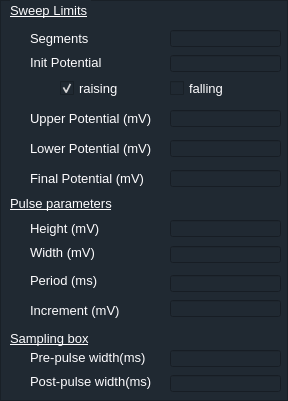
   <widget class="QFrame" name="Differential_Pulse">
    <property name="enabled">
     <bool>true</bool>
    </property>
    <property name="geometry">
     <rect>
      <x>5</x>
      <y>40</y>
      <width>288</width>
      <height>401</height>
     </rect>
    </property>
    <property name="styleSheet">
     <string notr="true">background-color: #202932;</string>
    </property>
    <property name="frameShape">
     <enum>QFrame::StyledPanel</enum>
    </property>
    <property name="frameShadow">
     <enum>QFrame::Raised</enum>
    </property>
    <widget class="QLabel" name="label_38">
     <property name="geometry">
      <rect>
       <x>30</x>
       <y>30</y>
       <width>81</width>
       <height>16</height>
      </rect>
     </property>
     <property name="font">
      <font>
       <pointsize>10</pointsize>
       <weight>50</weight>
       <italic>false</italic>
       <bold>false</bold>
      </font>
     </property>
     <property name="styleSheet">
      <string notr="true">color: rgb(254, 253, 255);
font: 10pt;</string>
     </property>
     <property name="text">
      <string>Segments</string>
     </property>
     <property name="textFormat">
      <enum>Qt::PlainText</enum>
     </property>
    </widget>
    <widget class="QLabel" name="label_39">
     <property name="geometry">
      <rect>
       <x>30</x>
       <y>52</y>
       <width>81</width>
       <height>21</height>
      </rect>
     </property>
     <property name="font">
      <font>
       <pointsize>10</pointsize>
       <weight>50</weight>
       <italic>false</italic>
       <bold>false</bold>
      </font>
     </property>
     <property name="styleSheet">
      <string notr="true">color: rgb(254, 253, 255);
font: 10pt;</string>
     </property>
     <property name="text">
      <string>Init Potential</string>
     </property>
     <property name="textFormat">
      <enum>Qt::PlainText</enum>
     </property>
    </widget>
    <widget class="QLabel" name="label_41">
     <property name="geometry">
      <rect>
       <x>30</x>
       <y>110</y>
       <width>121</width>
       <height>16</height>
      </rect>
     </property>
     <property name="font">
      <font>
       <pointsize>10</pointsize>
       <weight>50</weight>
       <italic>false</italic>
       <bold>false</bold>
      </font>
     </property>
     <property name="styleSheet">
      <string notr="true">color: rgb(254, 253, 255);
font: 10pt;</string>
     </property>
     <property name="text">
      <string>Upper Potential (mV)</string>
     </property>
     <property name="textFormat">
      <enum>Qt::PlainText</enum>
     </property>
    </widget>
    <widget class="QLabel" name="label_42">
     <property name="geometry">
      <rect>
       <x>30</x>
       <y>140</y>
       <width>131</width>
       <height>16</height>
      </rect>
     </property>
     <property name="font">
      <font>
       <pointsize>10</pointsize>
       <weight>50</weight>
       <italic>false</italic>
       <bold>false</bold>
      </font>
     </property>
     <property name="styleSheet">
      <string notr="true">color: rgb(254, 253, 255);
font: 10pt;</string>
     </property>
     <property name="text">
      <string>Lower Potential (mV)</string>
     </property>
     <property name="textFormat">
      <enum>Qt::PlainText</enum>
     </property>
    </widget>
    <widget class="QLabel" name="label_43">
     <property name="geometry">
      <rect>
       <x>30</x>
       <y>170</y>
       <width>121</width>
       <height>16</height>
      </rect>
     </property>
     <property name="font">
      <font>
       <pointsize>10</pointsize>
       <weight>50</weight>
       <italic>false</italic>
       <bold>false</bold>
      </font>
     </property>
     <property name="styleSheet">
      <string notr="true">color: rgb(254, 253, 255);
font: 10pt;</string>
     </property>
     <property name="text">
      <string>Final Potential (mV)</string>
     </property>
     <property name="textFormat">
      <enum>Qt::PlainText</enum>
     </property>
    </widget>
    <widget class="QLabel" name="label_44">
     <property name="geometry">
      <rect>
       <x>30</x>
       <y>220</y>
       <width>134</width>
       <height>16</height>
      </rect>
     </property>
     <property name="font">
      <font>
       <pointsize>10</pointsize>
       <weight>50</weight>
       <italic>false</italic>
       <bold>false</bold>
      </font>
     </property>
     <property name="styleSheet">
      <string notr="true">color: rgb(254, 253, 255);
font: 10pt;</string>
     </property>
     <property name="text">
      <string>Height (mV)</string>
     </property>
     <property name="textFormat">
      <enum>Qt::PlainText</enum>
     </property>
    </widget>
    <widget class="QCheckBox" name="raising_cb">
     <property name="geometry">
      <rect>
       <x>60</x>
       <y>80</y>
       <width>70</width>
       <height>17</height>
      </rect>
     </property>
     <property name="styleSheet">
      <string notr="true">color: rgb(254, 253, 255);
font: 10pt;</string>
     </property>
     <property name="text">
      <string>raising</string>
     </property>
     <property name="checked">
      <bool>true</bool>
     </property>
    </widget>
    <widget class="QCheckBox" name="falling_cb">
     <property name="geometry">
      <rect>
       <x>170</x>
       <y>80</y>
       <width>70</width>
       <height>17</height>
      </rect>
     </property>
     <property name="styleSheet">
      <string notr="true">color: rgb(254, 253, 255);
font: 10pt;</string>
     </property>
     <property name="text">
      <string>falling</string>
     </property>
     <property name="checked">
      <bool>false</bool>
     </property>
    </widget>
    <widget class="QLineEdit" name="segments">
     <property name="geometry">
      <rect>
       <x>170</x>
       <y>30</y>
       <width>111</width>
       <height>17</height>
      </rect>
     </property>
     <property name="styleSheet">
      <string notr="true">color: rgb(255, 255, 255);</string>
     </property>
    </widget>
    <widget class="QLabel" name="label_48">
     <property name="geometry">
      <rect>
       <x>10</x>
       <y>0</y>
       <width>81</width>
       <height>21</height>
      </rect>
     </property>
     <property name="font">
      <font>
       <pointsize>10</pointsize>
       <weight>50</weight>
       <italic>false</italic>
       <bold>false</bold>
       <underline>true</underline>
      </font>
     </property>
     <property name="styleSheet">
      <string notr="true">color: rgb(254, 253, 255);
font: 10pt;</string>
     </property>
     <property name="text">
      <string>Sweep Limits</string>
     </property>
     <property name="textFormat">
      <enum>Qt::PlainText</enum>
     </property>
    </widget>
    <widget class="QLineEdit" name="init_potential">
     <property name="geometry">
      <rect>
       <x>170</x>
       <y>55</y>
       <width>111</width>
       <height>17</height>
      </rect>
     </property>
     <property name="styleSheet">
      <string notr="true">color: rgb(255, 255, 255);</string>
     </property>
    </widget>
    <widget class="QLineEdit" name="upper_potential">
     <property name="geometry">
      <rect>
       <x>170</x>
       <y>110</y>
       <width>111</width>
       <height>17</height>
      </rect>
     </property>
     <property name="styleSheet">
      <string notr="true">color: rgb(255, 255, 255);</string>
     </property>
    </widget>
    <widget class="QLineEdit" name="final_potential">
     <property name="geometry">
      <rect>
       <x>170</x>
       <y>170</y>
       <width>111</width>
       <height>17</height>
      </rect>
     </property>
     <property name="styleSheet">
      <string notr="true">color: rgb(255, 255, 255);</string>
     </property>
    </widget>
    <widget class="QLabel" name="label_49">
     <property name="geometry">
      <rect>
       <x>10</x>
       <y>195</y>
       <width>111</width>
       <height>16</height>
      </rect>
     </property>
     <property name="font">
      <font>
       <pointsize>10</pointsize>
       <weight>50</weight>
       <italic>false</italic>
       <bold>false</bold>
       <underline>true</underline>
      </font>
     </property>
     <property name="styleSheet">
      <string notr="true">color: rgb(254, 253, 255);
font: 10pt;</string>
     </property>
     <property name="text">
      <string>Pulse parameters</string>
     </property>
     <property name="textFormat">
      <enum>Qt::PlainText</enum>
     </property>
    </widget>
    <widget class="QLineEdit" name="height_dpv">
     <property name="geometry">
      <rect>
       <x>170</x>
       <y>220</y>
       <width>111</width>
       <height>17</height>
      </rect>
     </property>
     <property name="styleSheet">
      <string notr="true">color: rgb(255, 255, 255);</string>
     </property>
    </widget>
    <widget class="QLabel" name="label_47">
     <property name="geometry">
      <rect>
       <x>30</x>
       <y>242</y>
       <width>81</width>
       <height>21</height>
      </rect>
     </property>
     <property name="font">
      <font>
       <pointsize>10</pointsize>
       <weight>50</weight>
       <italic>false</italic>
       <bold>false</bold>
      </font>
     </property>
     <property name="styleSheet">
      <string notr="true">color: rgb(254, 253, 255);
font: 10pt;</string>
     </property>
     <property name="text">
      <string>Width (mV)</string>
     </property>
     <property name="textFormat">
      <enum>Qt::PlainText</enum>
     </property>
    </widget>
    <widget class="QLineEdit" name="width_dpv">
     <property name="geometry">
      <rect>
       <x>170</x>
       <y>246</y>
       <width>111</width>
       <height>17</height>
      </rect>
     </property>
     <property name="styleSheet">
      <string notr="true">color: rgb(255, 255, 255);</string>
     </property>
    </widget>
    <widget class="QLabel" name="label_50">
     <property name="geometry">
      <rect>
       <x>30</x>
       <y>270</y>
       <width>81</width>
       <height>21</height>
      </rect>
     </property>
     <property name="font">
      <font>
       <pointsize>10</pointsize>
       <weight>50</weight>
       <italic>false</italic>
       <bold>false</bold>
      </font>
     </property>
     <property name="styleSheet">
      <string notr="true">color: rgb(254, 253, 255);
font: 10pt;</string>
     </property>
     <property name="text">
      <string>Period (ms)</string>
     </property>
     <property name="textFormat">
      <enum>Qt::PlainText</enum>
     </property>
    </widget>
    <widget class="QLineEdit" name="period_dpv">
     <property name="geometry">
      <rect>
       <x>170</x>
       <y>275</y>
       <width>111</width>
       <height>17</height>
      </rect>
     </property>
     <property name="styleSheet">
      <string notr="true">color: rgb(255, 255, 255);</string>
     </property>
    </widget>
    <widget class="QLabel" name="label_51">
     <property name="geometry">
      <rect>
       <x>30</x>
       <y>300</y>
       <width>101</width>
       <height>21</height>
      </rect>
     </property>
     <property name="font">
      <font>
       <pointsize>10</pointsize>
       <weight>50</weight>
       <italic>false</italic>
       <bold>false</bold>
      </font>
     </property>
     <property name="styleSheet">
      <string notr="true">color: rgb(254, 253, 255);
font: 10pt;</string>
     </property>
     <property name="text">
      <string>Increment (mV)</string>
     </property>
     <property name="textFormat">
      <enum>Qt::PlainText</enum>
     </property>
    </widget>
    <widget class="QLineEdit" name="increment_dpv">
     <property name="geometry">
      <rect>
       <x>170</x>
       <y>300</y>
       <width>111</width>
       <height>17</height>
      </rect>
     </property>
     <property name="styleSheet">
      <string notr="true">color: rgb(255, 255, 255);</string>
     </property>
    </widget>
    <widget class="QLabel" name="label_52">
     <property name="geometry">
      <rect>
       <x>10</x>
       <y>330</y>
       <width>91</width>
       <height>16</height>
      </rect>
     </property>
     <property name="font">
      <font>
       <pointsize>10</pointsize>
       <weight>50</weight>
       <italic>false</italic>
       <bold>false</bold>
       <underline>true</underline>
      </font>
     </property>
     <property name="styleSheet">
      <string notr="true">color: rgb(254, 253, 255);
font: 10pt;</string>
     </property>
     <property name="text">
      <string>Sampling box</string>
     </property>
     <property name="textFormat">
      <enum>Qt::PlainText</enum>
     </property>
    </widget>
    <widget class="QLabel" name="label_53">
     <property name="geometry">
      <rect>
       <x>30</x>
       <y>347</y>
       <width>121</width>
       <height>21</height>
      </rect>
     </property>
     <property name="font">
      <font>
       <pointsize>10</pointsize>
       <weight>50</weight>
       <italic>false</italic>
       <bold>false</bold>
      </font>
     </property>
     <property name="styleSheet">
      <string notr="true">color: rgb(254, 253, 255);
font: 10pt;</string>
     </property>
     <property name="text">
      <string>Pre-pulse width(ms)</string>
     </property>
     <property name="textFormat">
      <enum>Qt::PlainText</enum>
     </property>
    </widget>
    <widget class="QLineEdit" name="pre_pulse_width">
     <property name="geometry">
      <rect>
       <x>170</x>
       <y>350</y>
       <width>111</width>
       <height>17</height>
      </rect>
     </property>
     <property name="styleSheet">
      <string notr="true">color: rgb(255, 255, 255);</string>
     </property>
    </widget>
    <widget class="QLabel" name="label_66">
     <property name="geometry">
      <rect>
       <x>30</x>
       <y>371</y>
       <width>131</width>
       <height>21</height>
      </rect>
     </property>
     <property name="font">
      <font>
       <pointsize>10</pointsize>
       <weight>50</weight>
       <italic>false</italic>
       <bold>false</bold>
      </font>
     </property>
     <property name="styleSheet">
      <string notr="true">color: rgb(254, 253, 255);
font: 10pt;</string>
     </property>
     <property name="text">
      <string>Post-pulse width(ms)</string>
     </property>
     <property name="textFormat">
      <enum>Qt::PlainText</enum>
     </property>
    </widget>
    <widget class="QLineEdit" name="post_pulse_width">
     <property name="geometry">
      <rect>
       <x>170</x>
       <y>375</y>
       <width>111</width>
       <height>17</height>
      </rect>
     </property>
     <property name="styleSheet">
      <string notr="true">color: rgb(255, 255, 255);</string>
     </property>
    </widget>
    <widget class="QLineEdit" name="lower_potential">
     <property name="geometry">
      <rect>
       <x>170</x>
       <y>140</y>
       <width>111</width>
       <height>17</height>
      </rect>
     </property>
     <property name="styleSheet">
      <string notr="true">color: rgb(255, 255, 255);</string>
     </property>
    </widget>
   </widget>
